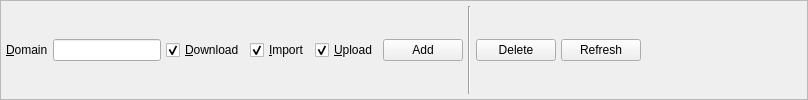
                 <widget class="QFrame" name="frame_3">
                  <property name="frameShape">
                   <enum>QFrame::StyledPanel</enum>
                  </property>
                  <property name="frameShadow">
                   <enum>QFrame::Raised</enum>
                  </property>
                  <layout class="QHBoxLayout" name="horizontalLayout_5">
                   <property name="spacing">
                    <number>5</number>
                   </property>
                   <property name="margin">
                    <number>5</number>
                   </property>
                   <item>
                    <widget class="QLabel" name="label_99">
                     <property name="text">
                      <string>&amp;Domain</string>
                     </property>
                     <property name="buddy">
                      <cstring>domain</cstring>
                     </property>
                    </widget>
                   </item>
                   <item>
                    <widget class="QLineEdit" name="domain"/>
                   </item>
                   <item>
                    <widget class="QCheckBox" name="downDist">
                     <property name="sizePolicy">
                      <sizepolicy hsizetype="Minimum" vsizetype="Preferred">
                       <horstretch>0</horstretch>
                       <verstretch>0</verstretch>
                      </sizepolicy>
                     </property>
                     <property name="text">
                      <string>&amp;Download</string>
                     </property>
                     <property name="checked">
                      <bool>true</bool>
                     </property>
                    </widget>
                   </item>
                   <item>
                    <widget class="QCheckBox" name="sharedDist">
                     <property name="sizePolicy">
                      <sizepolicy hsizetype="Minimum" vsizetype="Preferred">
                       <horstretch>0</horstretch>
                       <verstretch>0</verstretch>
                      </sizepolicy>
                     </property>
                     <property name="text">
                      <string>&amp;Import</string>
                     </property>
                     <property name="checked">
                      <bool>true</bool>
                     </property>
                    </widget>
                   </item>
                   <item>
                    <widget class="QCheckBox" name="upDist">
                     <property name="sizePolicy">
                      <sizepolicy hsizetype="Minimum" vsizetype="Preferred">
                       <horstretch>0</horstretch>
                       <verstretch>0</verstretch>
                      </sizepolicy>
                     </property>
                     <property name="text">
                      <string>&amp;Upload</string>
                     </property>
                     <property name="checked">
                      <bool>true</bool>
                     </property>
                    </widget>
                   </item>
                   <item>
                    <widget class="QPushButton" name="addDistiller">
                     <property name="text">
                      <string>Add</string>
                     </property>
                    </widget>
                   </item>
                   <item>
                    <widget class="Line" name="line">
                     <property name="orientation">
                      <enum>Qt::Vertical</enum>
                     </property>
                    </widget>
                   </item>
                   <item>
                    <widget class="QPushButton" name="deleteDistillers">
                     <property name="text">
                      <string>Delete</string>
                     </property>
                    </widget>
                   </item>
                   <item>
                    <widget class="QPushButton" name="refreshDistillers">
                     <property name="text">
                      <string>Refresh</string>
                     </property>
                    </widget>
                   </item>
                   <item>
                    <spacer name="horizontalSpacer_72">
                     <property name="orientation">
                      <enum>Qt::Horizontal</enum>
                     </property>
                     <property name="sizeHint" stdset="0">
                      <size>
                       <width>161</width>
                       <height>20</height>
                      </size>
                     </property>
                    </spacer>
                   </item>
                  </layout>
                 </widget>
